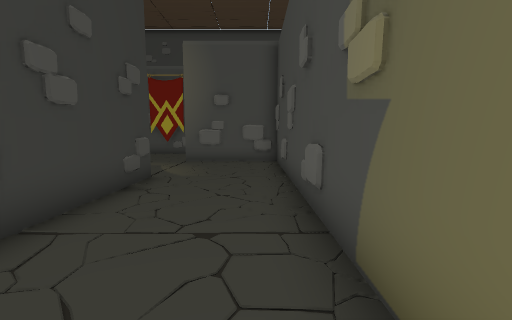
View 1 (above)

24 first-person views from a walk through a Unity game level. The camera is 1.2 m above the floor, tilts 6° down and sees 90° across. Doors are open. The floor is counted in squares, 1 m on a side. Each view is taken from the middle of a square. On the plan, view 1 faces up. The plan holds only what a view shows up to about 12 squares ahead; the rest is blank. The player character is not drawn. Some surface patterns are stand-ins.

View 2
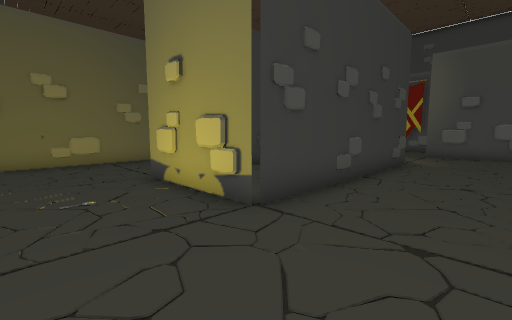

View 3
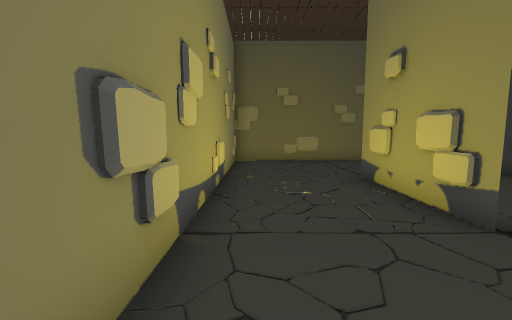

View 4
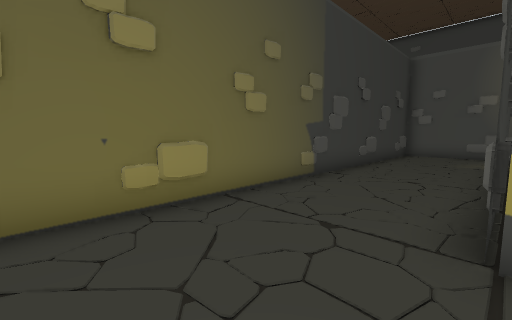

View 5
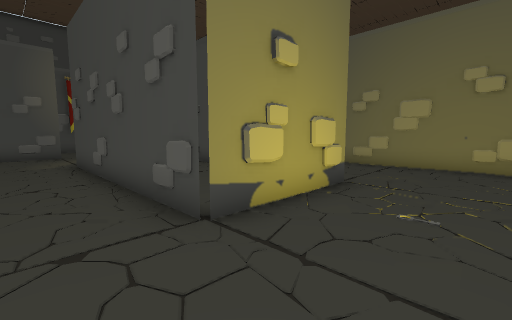

View 6
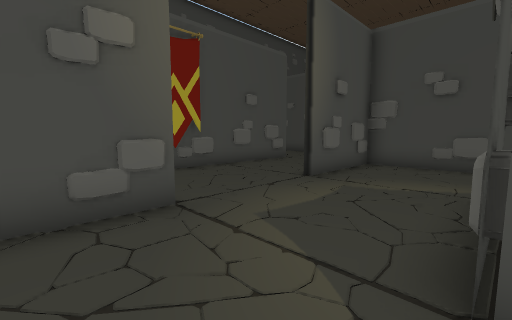

View 7
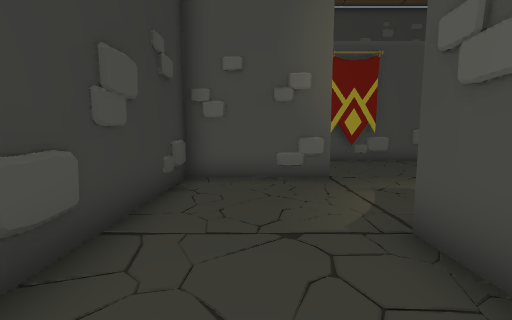

View 8
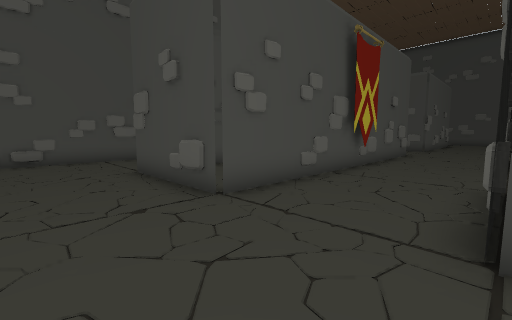

View 9
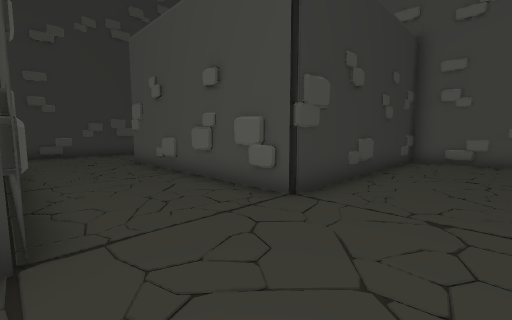

View 10
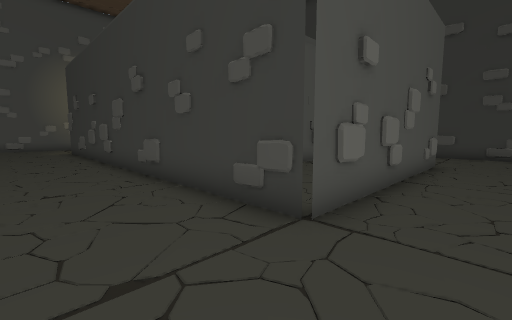

View 11
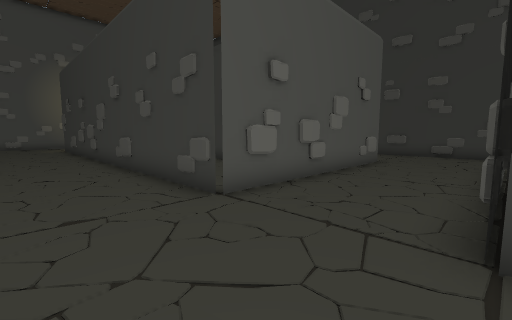

View 12
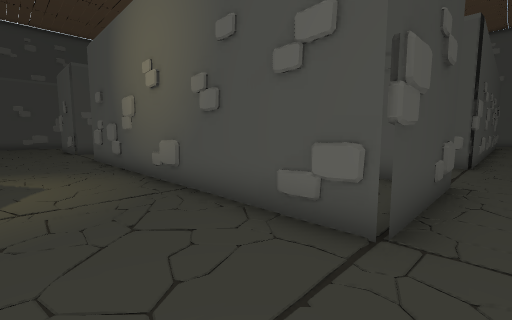

View 13
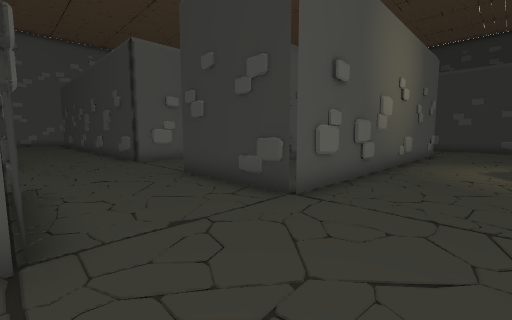

View 14
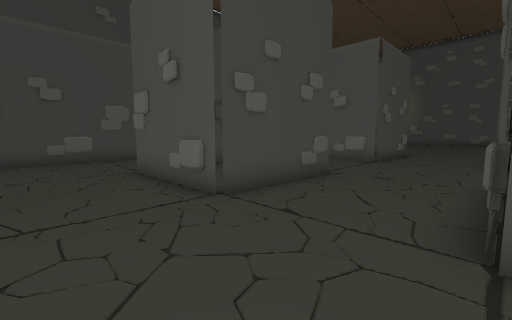

View 15
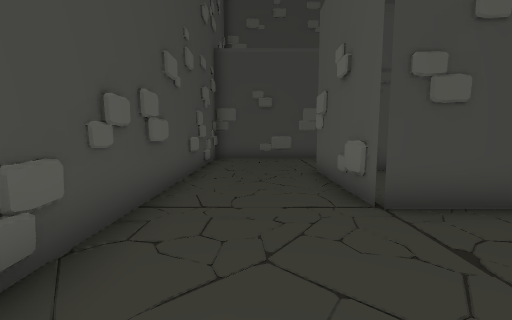

View 16
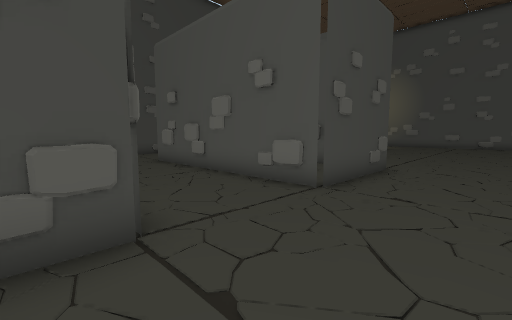

View 17
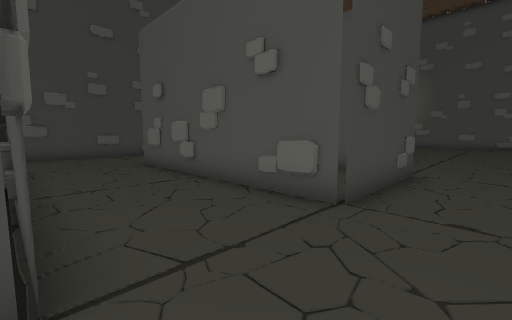

View 18
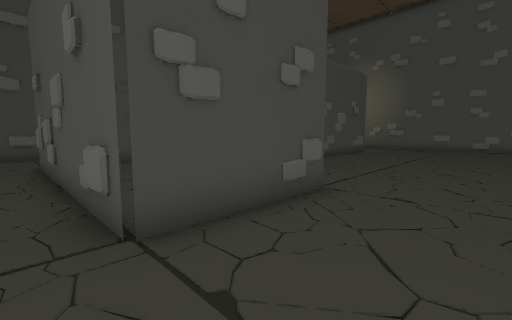

View 19
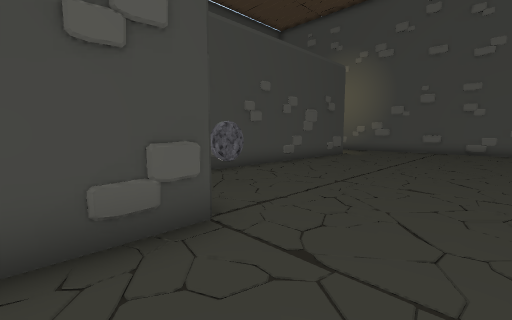

View 20
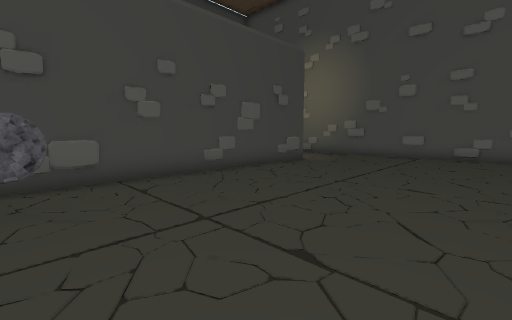

View 21
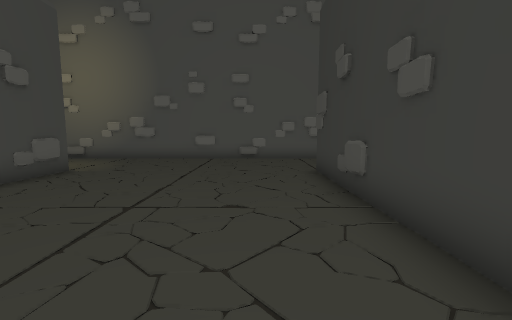

View 22
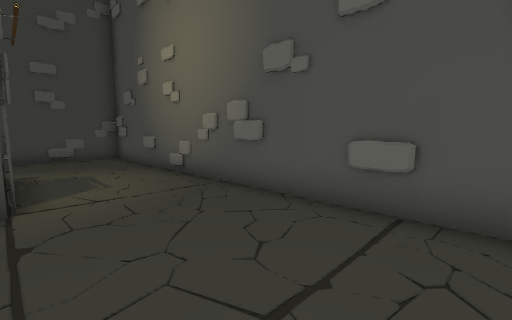

View 23
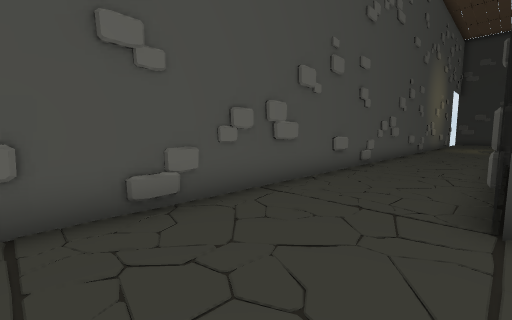

View 24
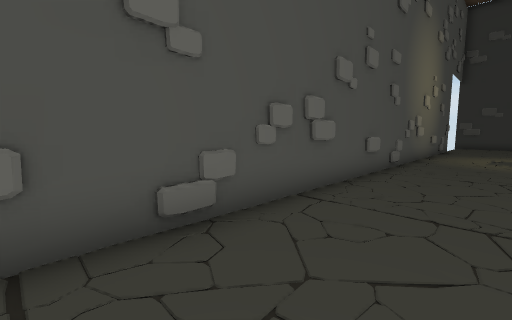

### Floor plan
Key: @ floor where view 1 was taken; # wall or solid block; . floor; D open door; = window, fence, low wall or low ledge.
Columns run from 27 left of view 1 to 17 right of it. Each row starts with its distance up from view 1.
 23             ######            ###########
 22             #...........................#
 21             #...........................#
 20             #...........................#
 19             #...#############...#####...#
 18             #...#..       ..#...# = #  .#
 17             #...#..         #...#   #
 16             #...#.          #...#   #
 15   ..#########...#############...######
 14 #...........................................#
 13 #...........................................#
 12 #...........................................#
 11 #...#########...#####DDDD####...#########...#
 10             #...#...........#...#       #
  9             #...#...........#...#       #
  8             #...#...........#...#       #
  7      ##     #...#...#####...#...####
  6         #   #...#...#   #...#......
  5         #   #...#...#   #...#.......#
  4             #...#...#   #...#.......#
  3             #...#...#   #...#.......#
  2             #...#...#   #...#.......#
  1             #...#...#   #...#.......#
  0             #...#...#   #..@#.......#
 -1             #...#...#####...#.......#
 -2              ...#...........#.......#
 -3               ..#...........#.......#
 -4                 #...........#.......#
 -5                 #############.......#### ...#
 -6         ....................................#
 -7         ....................................#
 -8           ..................................#
 -9           ###################################

Where each view was taken, in squares from view 1:
view 1: 0 up, 0 right, facing up
view 2: 4 down, 0 right, facing up-left
view 3: 4 down, 0 right, facing left
view 4: 4 down, 7 left, facing up-left
view 5: 4 down, 9 left, facing up-right
view 6: 7 up, 9 left, facing up-right
view 7: 4 up, 9 left, facing up
view 8: 11 up, 14 left, facing up-right
view 9: 11 up, 12 left, facing up-left
view 10: 13 up, 12 left, facing down-left
view 11: 15 up, 12 left, facing down-left
view 12: 22 up, 12 left, facing down-right
view 13: 22 up, 5 right, facing down-left
view 14: 22 up, 1 right, facing down-right
view 15: 21 up, 1 right, facing right
view 16: 16 up, 2 right, facing down-right
view 17: 15 up, 3 right, facing down-right
view 18: 12 up, 2 right, facing down-right
view 19: 9 up, 2 right, facing down-right
view 20: 5 up, 2 right, facing down-right
view 21: 3 up, 3 right, facing down
view 22: 5 down, 4 right, facing down-right
view 23: 5 down, 5 right, facing down-left
view 24: 6 down, 3 left, facing down-left
